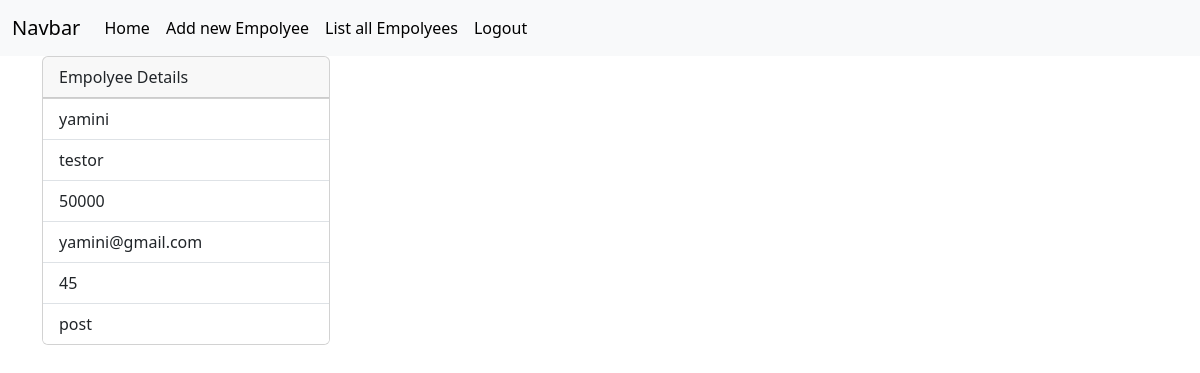
The page /empolyees/4 (signed in) on the database its author committed.
### crm/models.py (models this page shows, shortened)
class Empolyees(models.Model):
    name=models.CharField(max_length=200)
    department=models.CharField(max_length=200)
    salary=models.PositiveBigIntegerField()
    email=models.EmailField(unique=True)
    contact=models.CharField(null=True,max_length=200,blank=True)
    age=models.PositiveBigIntegerField()
    profile_pic=models.ImageField(upload_to="image",null=True,blank=True)
    dob=models.DateField(null=True,blank=True)

### crm/views.py (the view)
# urls.py: path('empolyees/<int:pk>',views.EmpolyeeDetailView.as_view(),name="emp-detail"),
@method_decorator(signin_required,name="dispatch")
class EmpolyeeDetailView(View):
    def get(self,request,*args,**kwargs):
        id=kwargs.get("pk")
        qs=Empolyees.objects.get(id=id)
        return render(request,"emp_detail.html",{"data":qs})

### crm/views.py (called while the page is built)
def signin_required(fn):
    def wrapper(request,*args,**kwargs):
        if not request.user.is_authenticated:
            messages.error(request,"invalid session")
            return redirect("signin")
        else:
            return fn(request,*args,**kwargs)
    return wrapper

### crm/templates/emp_detail.html (shortened to what this page needs)
{%extends 'base_page.html'%}
{%block body_block%}
<div class="container">
  <div class="div">
      <div class="card" style="width: 18rem;">
          <div class="card-header">
            Empolyee Details
          </div>
          <ul class="list-group list-group-flush">
            <li class="list-group-item">{{data.name}}</li>
            <li class="list-group-item">{{data.department}}</li>
            <li class="list-group-item">{{data.salary}}</li>
            <li class="list-group-item">{{data.email}}</li>
            <li class="list-group-item">{{data.age}}</li>
            <li class="list-group-item">{{data.contact}}</li>
          </ul>
        </div>
  </div>
</div>
{%endblock%}

### rows shown on the page
Empolyees: name "yamini", department "testor", salary "50000", email "yamini@gmail.com", age "45", contact "post"
